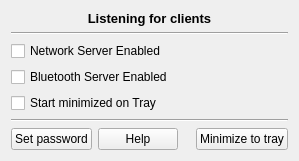
<?xml version="1.0" encoding="UTF-8"?>
<ui version="4.0">
 <class>MainWindow</class>
 <widget class="QMainWindow" name="MainWindow">
  <property name="enabled">
   <bool>true</bool>
  </property>
  <property name="geometry">
   <rect>
    <x>0</x>
    <y>0</y>
    <width>283</width>
    <height>156</height>
   </rect>
  </property>
  <property name="windowTitle">
   <string>WifiMouseServer</string>
  </property>
  <widget class="QWidget" name="baseLayout">
   <layout class="QVBoxLayout" name="verticalLayout">
    <item>
     <widget class="QLabel" name="clientInfoLabel">
      <property name="sizePolicy">
       <sizepolicy hsizetype="Minimum" vsizetype="Fixed">
        <horstretch>0</horstretch>
        <verstretch>0</verstretch>
       </sizepolicy>
      </property>
      <property name="font">
       <font>
        <pointsize>10</pointsize>
        <weight>75</weight>
        <bold>true</bold>
       </font>
      </property>
      <property name="text">
       <string>Listening for clients</string>
      </property>
      <property name="alignment">
       <set>Qt::AlignCenter</set>
      </property>
     </widget>
    </item>
    <item>
     <widget class="Line" name="line">
      <property name="orientation">
       <enum>Qt::Horizontal</enum>
      </property>
     </widget>
    </item>
    <item>
     <layout class="QHBoxLayout" name="horizontalLayout_2">
      <item>
       <layout class="QVBoxLayout" name="verticalLayout_2">
        <item>
         <widget class="QCheckBox" name="tcpEnabledCheck">
          <property name="text">
           <string>Network Server Enabled</string>
          </property>
         </widget>
        </item>
        <item>
         <widget class="QCheckBox" name="bluetoothEnabledCheck">
          <property name="text">
           <string>Bluetooth Server Enabled</string>
          </property>
         </widget>
        </item>
        <item>
         <widget class="QCheckBox" name="startMinimizedCheck">
          <property name="text">
           <string>Start minimized on Tray</string>
          </property>
         </widget>
        </item>
       </layout>
      </item>
      <item>
       <widget class="QLabel" name="logoLabel">
        <property name="enabled">
         <bool>true</bool>
        </property>
        <property name="sizePolicy">
         <sizepolicy hsizetype="Minimum" vsizetype="Minimum">
          <horstretch>0</horstretch>
          <verstretch>0</verstretch>
         </sizepolicy>
        </property>
        <property name="maximumSize">
         <size>
          <width>64</width>
          <height>64</height>
         </size>
        </property>
        <property name="text">
         <string/>
        </property>
        <property name="pixmap">
         <pixmap resource="resources.qrc">:/images/logo.png</pixmap>
        </property>
        <property name="scaledContents">
         <bool>true</bool>
        </property>
        <property name="alignment">
         <set>Qt::AlignCenter</set>
        </property>
        <property name="margin">
         <number>0</number>
        </property>
       </widget>
      </item>
     </layout>
    </item>
    <item>
     <widget class="Line" name="line_2">
      <property name="orientation">
       <enum>Qt::Horizontal</enum>
      </property>
     </widget>
    </item>
    <item>
     <layout class="QHBoxLayout" name="horizontalLayout">
      <item>
       <widget class="QPushButton" name="passwordButton">
        <property name="text">
         <string>Set password</string>
        </property>
       </widget>
      </item>
      <item>
       <widget class="QPushButton" name="helpButton">
        <property name="text">
         <string>Help</string>
        </property>
       </widget>
      </item>
      <item>
       <widget class="Line" name="line_4">
        <property name="orientation">
         <enum>Qt::Horizontal</enum>
        </property>
       </widget>
      </item>
      <item>
       <widget class="Line" name="line_3">
        <property name="orientation">
         <enum>Qt::Horizontal</enum>
        </property>
       </widget>
      </item>
      <item>
       <spacer name="horizontalSpacer">
        <property name="orientation">
         <enum>Qt::Horizontal</enum>
        </property>
        <property name="sizeHint" stdset="0">
         <size>
          <width>40</width>
          <height>20</height>
         </size>
        </property>
       </spacer>
      </item>
      <item>
       <widget class="QPushButton" name="minimizeButton">
        <property name="text">
         <string>Minimize to tray</string>
        </property>
       </widget>
      </item>
     </layout>
    </item>
   </layout>
  </widget>
 </widget>
 <layoutdefault spacing="6" margin="11"/>
 <resources>
  <include location="resources.qrc"/>
 </resources>
 <connections/>
</ui>
